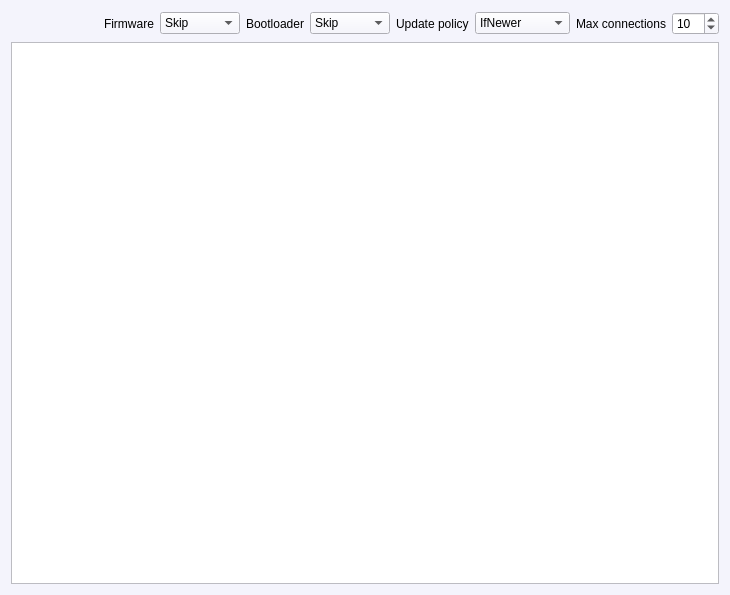
<?xml version="1.0" encoding="UTF-8"?>
<ui version="4.0">
 <class>FirmwareUpdaterClass</class>
 <widget class="QWidget" name="FirmwareUpdaterClass">
  <property name="geometry">
   <rect>
    <x>0</x>
    <y>0</y>
    <width>706</width>
    <height>595</height>
   </rect>
  </property>
  <property name="palette">
   <palette>
    <active>
     <colorrole role="WindowText">
      <brush brushstyle="SolidPattern">
       <color alpha="255">
        <red>0</red>
        <green>0</green>
        <blue>0</blue>
       </color>
      </brush>
     </colorrole>
     <colorrole role="Button">
      <brush brushstyle="SolidPattern">
       <color alpha="255">
        <red>244</red>
        <green>244</green>
        <blue>252</blue>
       </color>
      </brush>
     </colorrole>
     <colorrole role="Light">
      <brush brushstyle="SolidPattern">
       <color alpha="255">
        <red>255</red>
        <green>255</green>
        <blue>255</blue>
       </color>
      </brush>
     </colorrole>
     <colorrole role="Midlight">
      <brush brushstyle="SolidPattern">
       <color alpha="255">
        <red>249</red>
        <green>249</green>
        <blue>253</blue>
       </color>
      </brush>
     </colorrole>
     <colorrole role="Dark">
      <brush brushstyle="SolidPattern">
       <color alpha="255">
        <red>122</red>
        <green>122</green>
        <blue>126</blue>
       </color>
      </brush>
     </colorrole>
     <colorrole role="Mid">
      <brush brushstyle="SolidPattern">
       <color alpha="255">
        <red>163</red>
        <green>163</green>
        <blue>168</blue>
       </color>
      </brush>
     </colorrole>
     <colorrole role="Text">
      <brush brushstyle="SolidPattern">
       <color alpha="255">
        <red>0</red>
        <green>0</green>
        <blue>0</blue>
       </color>
      </brush>
     </colorrole>
     <colorrole role="BrightText">
      <brush brushstyle="SolidPattern">
       <color alpha="255">
        <red>255</red>
        <green>255</green>
        <blue>255</blue>
       </color>
      </brush>
     </colorrole>
     <colorrole role="ButtonText">
      <brush brushstyle="SolidPattern">
       <color alpha="255">
        <red>0</red>
        <green>0</green>
        <blue>0</blue>
       </color>
      </brush>
     </colorrole>
     <colorrole role="Base">
      <brush brushstyle="SolidPattern">
       <color alpha="255">
        <red>255</red>
        <green>255</green>
        <blue>255</blue>
       </color>
      </brush>
     </colorrole>
     <colorrole role="Window">
      <brush brushstyle="SolidPattern">
       <color alpha="255">
        <red>244</red>
        <green>244</green>
        <blue>252</blue>
       </color>
      </brush>
     </colorrole>
     <colorrole role="Shadow">
      <brush brushstyle="SolidPattern">
       <color alpha="255">
        <red>0</red>
        <green>0</green>
        <blue>0</blue>
       </color>
      </brush>
     </colorrole>
     <colorrole role="AlternateBase">
      <brush brushstyle="SolidPattern">
       <color alpha="255">
        <red>249</red>
        <green>249</green>
        <blue>253</blue>
       </color>
      </brush>
     </colorrole>
     <colorrole role="ToolTipBase">
      <brush brushstyle="SolidPattern">
       <color alpha="255">
        <red>255</red>
        <green>255</green>
        <blue>220</blue>
       </color>
      </brush>
     </colorrole>
     <colorrole role="ToolTipText">
      <brush brushstyle="SolidPattern">
       <color alpha="255">
        <red>0</red>
        <green>0</green>
        <blue>0</blue>
       </color>
      </brush>
     </colorrole>
     <colorrole role="PlaceholderText">
      <brush brushstyle="SolidPattern">
       <color alpha="128">
        <red>0</red>
        <green>0</green>
        <blue>0</blue>
       </color>
      </brush>
     </colorrole>
    </active>
    <inactive>
     <colorrole role="WindowText">
      <brush brushstyle="SolidPattern">
       <color alpha="255">
        <red>0</red>
        <green>0</green>
        <blue>0</blue>
       </color>
      </brush>
     </colorrole>
     <colorrole role="Button">
      <brush brushstyle="SolidPattern">
       <color alpha="255">
        <red>244</red>
        <green>244</green>
        <blue>252</blue>
       </color>
      </brush>
     </colorrole>
     <colorrole role="Light">
      <brush brushstyle="SolidPattern">
       <color alpha="255">
        <red>255</red>
        <green>255</green>
        <blue>255</blue>
       </color>
      </brush>
     </colorrole>
     <colorrole role="Midlight">
      <brush brushstyle="SolidPattern">
       <color alpha="255">
        <red>249</red>
        <green>249</green>
        <blue>253</blue>
       </color>
      </brush>
     </colorrole>
     <colorrole role="Dark">
      <brush brushstyle="SolidPattern">
       <color alpha="255">
        <red>122</red>
        <green>122</green>
        <blue>126</blue>
       </color>
      </brush>
     </colorrole>
     <colorrole role="Mid">
      <brush brushstyle="SolidPattern">
       <color alpha="255">
        <red>163</red>
        <green>163</green>
        <blue>168</blue>
       </color>
      </brush>
     </colorrole>
     <colorrole role="Text">
      <brush brushstyle="SolidPattern">
       <color alpha="255">
        <red>0</red>
        <green>0</green>
        <blue>0</blue>
       </color>
      </brush>
     </colorrole>
     <colorrole role="BrightText">
      <brush brushstyle="SolidPattern">
       <color alpha="255">
        <red>255</red>
        <green>255</green>
        <blue>255</blue>
       </color>
      </brush>
     </colorrole>
     <colorrole role="ButtonText">
      <brush brushstyle="SolidPattern">
       <color alpha="255">
        <red>0</red>
        <green>0</green>
        <blue>0</blue>
       </color>
      </brush>
     </colorrole>
     <colorrole role="Base">
      <brush brushstyle="SolidPattern">
       <color alpha="255">
        <red>255</red>
        <green>255</green>
        <blue>255</blue>
       </color>
      </brush>
     </colorrole>
     <colorrole role="Window">
      <brush brushstyle="SolidPattern">
       <color alpha="255">
        <red>244</red>
        <green>244</green>
        <blue>252</blue>
       </color>
      </brush>
     </colorrole>
     <colorrole role="Shadow">
      <brush brushstyle="SolidPattern">
       <color alpha="255">
        <red>0</red>
        <green>0</green>
        <blue>0</blue>
       </color>
      </brush>
     </colorrole>
     <colorrole role="AlternateBase">
      <brush brushstyle="SolidPattern">
       <color alpha="255">
        <red>249</red>
        <green>249</green>
        <blue>253</blue>
       </color>
      </brush>
     </colorrole>
     <colorrole role="ToolTipBase">
      <brush brushstyle="SolidPattern">
       <color alpha="255">
        <red>255</red>
        <green>255</green>
        <blue>220</blue>
       </color>
      </brush>
     </colorrole>
     <colorrole role="ToolTipText">
      <brush brushstyle="SolidPattern">
       <color alpha="255">
        <red>0</red>
        <green>0</green>
        <blue>0</blue>
       </color>
      </brush>
     </colorrole>
     <colorrole role="PlaceholderText">
      <brush brushstyle="SolidPattern">
       <color alpha="128">
        <red>0</red>
        <green>0</green>
        <blue>0</blue>
       </color>
      </brush>
     </colorrole>
    </inactive>
    <disabled>
     <colorrole role="WindowText">
      <brush brushstyle="SolidPattern">
       <color alpha="255">
        <red>122</red>
        <green>122</green>
        <blue>126</blue>
       </color>
      </brush>
     </colorrole>
     <colorrole role="Button">
      <brush brushstyle="SolidPattern">
       <color alpha="255">
        <red>244</red>
        <green>244</green>
        <blue>252</blue>
       </color>
      </brush>
     </colorrole>
     <colorrole role="Light">
      <brush brushstyle="SolidPattern">
       <color alpha="255">
        <red>255</red>
        <green>255</green>
        <blue>255</blue>
       </color>
      </brush>
     </colorrole>
     <colorrole role="Midlight">
      <brush brushstyle="SolidPattern">
       <color alpha="255">
        <red>249</red>
        <green>249</green>
        <blue>253</blue>
       </color>
      </brush>
     </colorrole>
     <colorrole role="Dark">
      <brush brushstyle="SolidPattern">
       <color alpha="255">
        <red>122</red>
        <green>122</green>
        <blue>126</blue>
       </color>
      </brush>
     </colorrole>
     <colorrole role="Mid">
      <brush brushstyle="SolidPattern">
       <color alpha="255">
        <red>163</red>
        <green>163</green>
        <blue>168</blue>
       </color>
      </brush>
     </colorrole>
     <colorrole role="Text">
      <brush brushstyle="SolidPattern">
       <color alpha="255">
        <red>122</red>
        <green>122</green>
        <blue>126</blue>
       </color>
      </brush>
     </colorrole>
     <colorrole role="BrightText">
      <brush brushstyle="SolidPattern">
       <color alpha="255">
        <red>255</red>
        <green>255</green>
        <blue>255</blue>
       </color>
      </brush>
     </colorrole>
     <colorrole role="ButtonText">
      <brush brushstyle="SolidPattern">
       <color alpha="255">
        <red>122</red>
        <green>122</green>
        <blue>126</blue>
       </color>
      </brush>
     </colorrole>
     <colorrole role="Base">
      <brush brushstyle="SolidPattern">
       <color alpha="255">
        <red>244</red>
        <green>244</green>
        <blue>252</blue>
       </color>
      </brush>
     </colorrole>
     <colorrole role="Window">
      <brush brushstyle="SolidPattern">
       <color alpha="255">
        <red>244</red>
        <green>244</green>
        <blue>252</blue>
       </color>
      </brush>
     </colorrole>
     <colorrole role="Shadow">
      <brush brushstyle="SolidPattern">
       <color alpha="255">
        <red>0</red>
        <green>0</green>
        <blue>0</blue>
       </color>
      </brush>
     </colorrole>
     <colorrole role="AlternateBase">
      <brush brushstyle="SolidPattern">
       <color alpha="255">
        <red>244</red>
        <green>244</green>
        <blue>252</blue>
       </color>
      </brush>
     </colorrole>
     <colorrole role="ToolTipBase">
      <brush brushstyle="SolidPattern">
       <color alpha="255">
        <red>255</red>
        <green>255</green>
        <blue>220</blue>
       </color>
      </brush>
     </colorrole>
     <colorrole role="ToolTipText">
      <brush brushstyle="SolidPattern">
       <color alpha="255">
        <red>0</red>
        <green>0</green>
        <blue>0</blue>
       </color>
      </brush>
     </colorrole>
     <colorrole role="PlaceholderText">
      <brush brushstyle="SolidPattern">
       <color alpha="128">
        <red>0</red>
        <green>0</green>
        <blue>0</blue>
       </color>
      </brush>
     </colorrole>
    </disabled>
   </palette>
  </property>
  <property name="windowTitle">
   <string>FirmwareUpdater</string>
  </property>
  <layout class="QVBoxLayout" name="verticalLayout">
   <item>
    <layout class="QHBoxLayout" name="horizontalLayout">
     <item>
      <widget class="QToolButton" name="openFolderButton">
       <property name="minimumSize">
        <size>
         <width>25</width>
         <height>25</height>
        </size>
       </property>
       <property name="maximumSize">
        <size>
         <width>25</width>
         <height>25</height>
        </size>
       </property>
       <property name="toolTip">
        <string>Open folder</string>
       </property>
       <property name="text">
        <string/>
       </property>
       <property name="icon">
        <iconset resource="FirmwareUpdater.qrc">
         <normaloff>:/FirmwareUpdater/icons/1459197289_folder.png</normaloff>:/FirmwareUpdater/icons/1459197289_folder.png</iconset>
       </property>
       <property name="iconSize">
        <size>
         <width>25</width>
         <height>25</height>
        </size>
       </property>
       <property name="autoRaise">
        <bool>true</bool>
       </property>
      </widget>
     </item>
     <item>
      <widget class="QToolButton" name="addDevicesButton">
       <property name="minimumSize">
        <size>
         <width>25</width>
         <height>25</height>
        </size>
       </property>
       <property name="maximumSize">
        <size>
         <width>25</width>
         <height>25</height>
        </size>
       </property>
       <property name="toolTip">
        <string>Add hosts</string>
       </property>
       <property name="text">
        <string/>
       </property>
       <property name="icon">
        <iconset resource="FirmwareUpdater.qrc">
         <normaloff>:/FirmwareUpdater/icons/icons8-add-server-96.png</normaloff>:/FirmwareUpdater/icons/icons8-add-server-96.png</iconset>
       </property>
       <property name="iconSize">
        <size>
         <width>25</width>
         <height>25</height>
        </size>
       </property>
       <property name="autoRaise">
        <bool>true</bool>
       </property>
      </widget>
     </item>
     <item>
      <widget class="QToolButton" name="startButton">
       <property name="minimumSize">
        <size>
         <width>25</width>
         <height>25</height>
        </size>
       </property>
       <property name="maximumSize">
        <size>
         <width>25</width>
         <height>25</height>
        </size>
       </property>
       <property name="toolTip">
        <string>Start update</string>
       </property>
       <property name="text">
        <string/>
       </property>
       <property name="icon">
        <iconset resource="FirmwareUpdater.qrc">
         <normaloff>:/FirmwareUpdater/icons/icons8-play-60.png</normaloff>:/FirmwareUpdater/icons/icons8-play-60.png</iconset>
       </property>
       <property name="iconSize">
        <size>
         <width>25</width>
         <height>25</height>
        </size>
       </property>
       <property name="autoRaise">
        <bool>true</bool>
       </property>
      </widget>
     </item>
     <item>
      <widget class="QLabel" name="label_3">
       <property name="text">
        <string>Firmware</string>
       </property>
      </widget>
     </item>
     <item>
      <widget class="QComboBox" name="firmwareComboBox">
       <property name="minimumSize">
        <size>
         <width>80</width>
         <height>0</height>
        </size>
       </property>
       <item>
        <property name="text">
         <string>Skip</string>
        </property>
       </item>
      </widget>
     </item>
     <item>
      <widget class="QLabel" name="label_4">
       <property name="text">
        <string>Bootloader</string>
       </property>
      </widget>
     </item>
     <item>
      <widget class="QComboBox" name="bootloaderComboBox">
       <property name="minimumSize">
        <size>
         <width>80</width>
         <height>0</height>
        </size>
       </property>
       <item>
        <property name="text">
         <string>Skip</string>
        </property>
       </item>
      </widget>
     </item>
     <item>
      <widget class="QLabel" name="label_2">
       <property name="text">
        <string>Update policy</string>
       </property>
      </widget>
     </item>
     <item>
      <widget class="QComboBox" name="updatePolicyComboBox">
       <property name="maximumSize">
        <size>
         <width>95</width>
         <height>16777215</height>
        </size>
       </property>
       <property name="currentIndex">
        <number>1</number>
       </property>
       <item>
        <property name="text">
         <string>Unconditional</string>
        </property>
       </item>
       <item>
        <property name="text">
         <string>IfNewer</string>
        </property>
       </item>
      </widget>
     </item>
     <item>
      <widget class="QLabel" name="label">
       <property name="text">
        <string>Max connections</string>
       </property>
      </widget>
     </item>
     <item>
      <widget class="QSpinBox" name="maxConnectionsSpinBox">
       <property name="minimum">
        <number>1</number>
       </property>
       <property name="maximum">
        <number>999</number>
       </property>
       <property name="value">
        <number>10</number>
       </property>
      </widget>
     </item>
     <item>
      <spacer name="horizontalSpacer">
       <property name="orientation">
        <enum>Qt::Horizontal</enum>
       </property>
       <property name="sizeHint" stdset="0">
        <size>
         <width>40</width>
         <height>20</height>
        </size>
       </property>
      </spacer>
     </item>
    </layout>
   </item>
   <item>
    <widget class="QTreeView" name="treeView">
     <property name="contextMenuPolicy">
      <enum>Qt::CustomContextMenu</enum>
     </property>
     <property name="alternatingRowColors">
      <bool>true</bool>
     </property>
     <property name="selectionMode">
      <enum>QAbstractItemView::NoSelection</enum>
     </property>
     <property name="sortingEnabled">
      <bool>false</bool>
     </property>
    </widget>
   </item>
  </layout>
 </widget>
 <layoutdefault spacing="6" margin="11"/>
 <resources>
  <include location="FirmwareUpdater.qrc"/>
 </resources>
 <connections/>
</ui>
